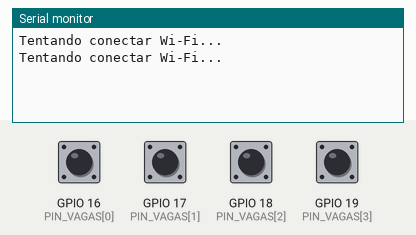
Simulated run of this sketch. Board: ESP32. Shown: the last lines printed to the serial monitor. The test bench sets the inputs (shaded band); at power-on: GPIO 16 (PIN_VAGAS[0]), GPIO 17 (PIN_VAGAS[1]), GPIO 18 (PIN_VAGAS[2]), GPIO 19 (PIN_VAGAS[3]) HIGH. WiFi joins after 1.5 s; servers stay silent unless stated; no MQTT or app messages arrive unless stated.

Above: at 1.2 s.
1.3 s: GPIO 16 (PIN_VAGAS[0]) pulled LOW for 1 s
At 3.5 s:
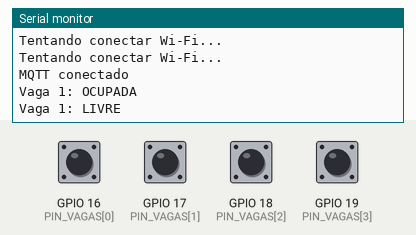
3.8 s: GPIO 17 (PIN_VAGAS[1]) pulled LOW for 1 s
At 4.9 s:
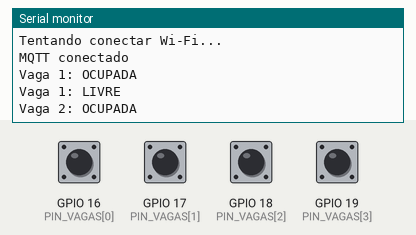
6.3 s: GPIO 18 (PIN_VAGAS[2]) pulled LOW for 1 s
At 8.0 s:
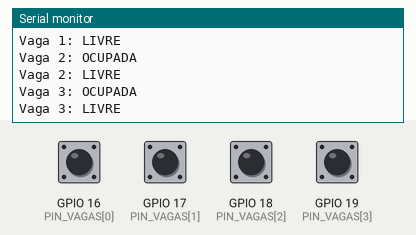
8.8 s: GPIO 19 (PIN_VAGAS[3]) pulled LOW for 1 s
At 10.7 s:
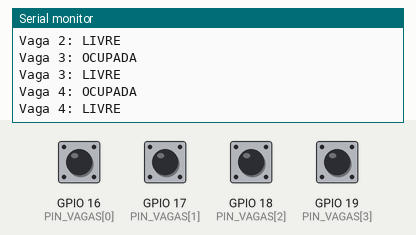

Measured:
- after the input at 1.3 s, the serial monitor: prints a new line after 0.28 s (image 1)
- after the input at 3.8 s, the serial monitor: prints a new line after 0.26 s (image 2)
- after the input at 6.3 s, the serial monitor: prints a new line after 0.27 s (image 3)
- after the input at 8.8 s, the serial monitor: prints a new line after 0.27 s (image 4)

The sketch:

monitor_vagas.ino
```cpp
/*
 * Reconstrucao proposta do modulo de vagas em ESP32 (NAO codigo recuperado).
 * Quatro entradas digitais de sensores de presenca + MQTT com TLS opcional.
 * Dependencias: PubSubClient (instalar pelo Gerenciador de Bibliotecas).
 * Os pinos e o tipo de sensor sao HIPOTESES. Validar antes de gravar.
 * Nunca publicar credenciais reais.
 */
#include <WiFi.h>
#include <PubSubClient.h>
#include "secrets.h"  // Copiar secrets.example.h -> secrets.h (arquivo ignorado pelo Git)

// PINOS DE EXEMPLO para ESP32 DevKit; confira modelo e fiaçao.
const uint8_t PIN_VAGAS[4] = {16, 17, 18, 19};
const bool SENSOR_OCUPADO_EM_LOW = true;  // Exemplo: sensores digitais ativos em LOW
const bool USAR_PULLUP_INTERNO = true;   // Confirmar saida do sensor antes de ativar
const unsigned long DEBOUNCE_MS = 250;
const unsigned long WIFI_RETRY_MS = 10000;
const unsigned long MQTT_RETRY_MS = 5000;
const unsigned long PUBLICAR_CADA_MS = 30000;

WiFiClient wifiClient;
PubSubClient mqtt(wifiClient);
bool ocupado[4] = {false, false, false, false};
bool leituraAnterior[4] = {false, false, false, false};
unsigned long mudouEm[4] = {0, 0, 0, 0};
unsigned long ultimaTentativaWifi = 0;
unsigned long ultimaTentativaMqtt = 0;
unsigned long ultimaPublicacao = 0;
bool publicarPendente = true;

bool lerOcupacao(uint8_t i) {
  int nivel = digitalRead(PIN_VAGAS[i]);
  return SENSOR_OCUPADO_EM_LOW ? (nivel == LOW) : (nivel == HIGH);
}

void atualizarSensores(unsigned long agora) {
  for (uint8_t i = 0; i < 4; ++i) {
    bool leitura = lerOcupacao(i);
    if (leitura != leituraAnterior[i]) {
      leituraAnterior[i] = leitura;
      mudouEm[i] = agora;
    }
    if ((agora - mudouEm[i] >= DEBOUNCE_MS) && (ocupado[i] != leituraAnterior[i])) {
      ocupado[i] = leituraAnterior[i];
      publicarPendente = true;
      Serial.printf("Vaga %u: %s\n", i + 1, ocupado[i] ? "OCUPADA" : "LIVRE");
    }
  }
}

void publicarEstado() {
  if (!mqtt.connected()) return;
  uint8_t livres = 0;
  for (uint8_t i = 0; i < 4; i++) {
    char topico[64];
    snprintf(topico, sizeof(topico), "estacionamento/vagas/%u", i + 1);
    mqtt.publish(topico, ocupado[i] ? "ocupada" : "livre", true);
    if (!ocupado[i]) livres++;
  }
  char texto[8];
  snprintf(texto, sizeof(texto), "%u", livres);
  mqtt.publish("estacionamento/vagas_livres", texto, true);
  mqtt.publish("estacionamento/lotado", livres == 0 ? "sim" : "nao", true);
  publicarPendente = false;
  ultimaPublicacao = millis();
}

void conectarWifi(unsigned long agora) {
  if (WiFi.status() == WL_CONNECTED) return;
  if (ultimaTentativaWifi && agora - ultimaTentativaWifi < WIFI_RETRY_MS) return;
  ultimaTentativaWifi = agora;
  Serial.println("Tentando conectar Wi-Fi...");
  WiFi.begin(WIFI_SSID, WIFI_PASSWORD);
}

void conectarMqtt(unsigned long agora) {
  if (WiFi.status() != WL_CONNECTED || mqtt.connected()) return;
  if (ultimaTentativaMqtt && agora - ultimaTentativaMqtt < MQTT_RETRY_MS) return;
  ultimaTentativaMqtt = agora;
  String clientId = "estacionamento-" + String((uint32_t)ESP.getEfuseMac(), HEX);
  bool ok = (MQTT_USERNAME[0] != '\0')
      ? mqtt.connect(clientId.c_str(), MQTT_USERNAME, MQTT_PASSWORD)
      : mqtt.connect(clientId.c_str());
  if (ok) {
    Serial.println("MQTT conectado");
    publicarPendente = true;
  } else {
    Serial.printf("MQTT falhou: %d\n", mqtt.state());
  }
}

void setup() {
  Serial.begin(115200);
  for (uint8_t i = 0; i < 4; ++i) {
    pinMode(PIN_VAGAS[i], USAR_PULLUP_INTERNO ? INPUT_PULLUP : INPUT);
    ocupado[i] = leituraAnterior[i] = lerOcupacao(i);
    mudouEm[i] = millis();
  }
  WiFi.mode(WIFI_STA);
  mqtt.setServer(MQTT_HOST, MQTT_PORT);
  mqtt.setBufferSize(256);
  // Para servicos em 8883 (TLS), substituir WiFiClient por WiFiClientSecure,
  // configurar verificacao de certificado e validar o broker antes de usar.
}

void loop() {
  unsigned long agora = millis();
  atualizarSensores(agora);
  conectarWifi(agora);
  conectarMqtt(agora);
  if (mqtt.connected()) mqtt.loop();
  if (publicarPendente || agora - ultimaPublicacao >= PUBLICAR_CADA_MS) {
    publicarEstado();
  }
  delay(15);
}
```

secrets.example.h
```cpp
#pragma once
// MODELO: copiar como secrets.h e preencher somente localmente.
// Para broker sem TLS na porta 1883, usar apenas em rede local confiavel.
// Brokers de nuvem normalmente exigem TLS: veja README antes de usar.
const char* WIFI_SSID = "REDE_WIFI";
const char* WIFI_PASSWORD = "SENHA_WIFI";
const char* MQTT_HOST = "192.168.1.10";
const unsigned int MQTT_PORT = 1883;
const char* MQTT_USERNAME = "";
const char* MQTT_PASSWORD = "";
```
